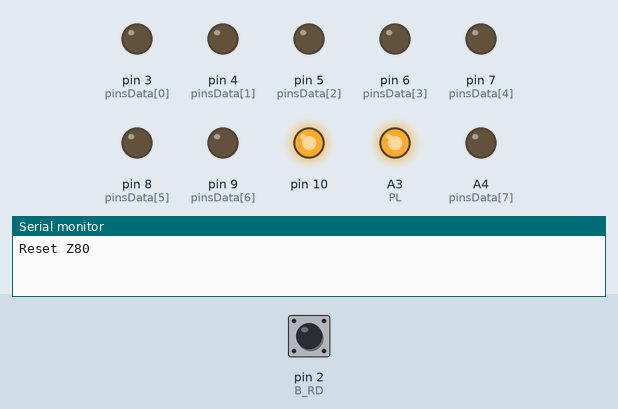
This sketch was run on a simulated Arduino Uno, built with avr-gcc and run on an emulated ATmega328P. Shown: output pins drawn as LEDs (lit = HIGH), the last lines printed to the serial monitor. The test bench sets the inputs (shaded band); at power-on: pin 2 (B_RD) HIGH. Pins used as bus, display or sensor lines are not drawn.

Above: at 2.0 s.
2.1 s: pin 2 (B_RD) driven LOW
At 2.4 s:
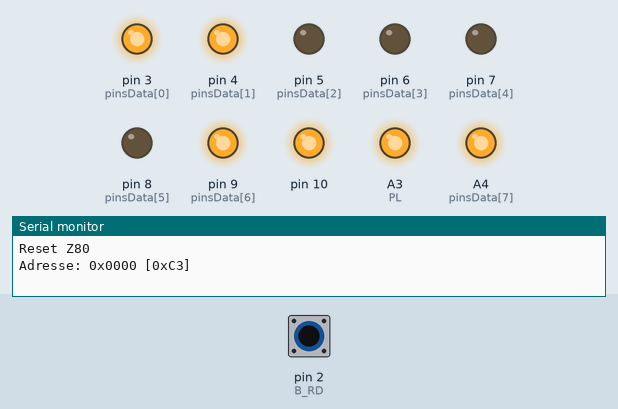
3.6 s: pin 2 (B_RD) pulsed HIGH 5 times (0.12 s each, 0.3 s apart)
Timing chart, 0 to 6.6 s (numbered marks = the images above; inputs shaded):
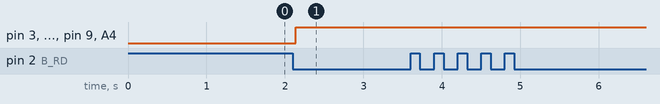

Measured:
- after the input at 2.1 s, pin 3 (pinsData[0]), pin 4 (pinsData[1]), pin 9 (pinsData[6]), A4 (pinsData[7]): LOW → HIGH at once

The sketch:

Z80ctl_mem_74165.ino
```cpp
#include <SPI.h>

#define B_CLOCK  A1  // horloge
#define B_RESET  A0  // reinitialisation
#define B_RD     2   // lecture
#define PL       A3  // stockage dans 74HCT165

// MOSI : n/a
// MISO : 12
// CLK  : 13
// SS   : 10 ne peut être passé en input

#define CLKDELAY  40

//               bit   0 1 2 3 4 5  6  7
int pinsData[8]     = {3,4,5,6,7,8,9,A4};

/* ATTENTION : le schéma présent dans le magazine utilise 10 à la place de A4.
 * Il est préférable d'utiliser A4 car 10 ne peut être utilisé en lecture à cause de l'activation du SPI.
 * La broche A7 du Z80 devrait donc être connecté de préférence à l'A4 de l'Arduino et non à 10.
 * Tant qu'à faire, mieux vaut également remplacer 3 par A2. Nous aurons besoin de la broche 3 de l'Arduino
 * par la suite ;)
 */

volatile int doread=0;

void readISR() {
  doread=1;
}

void doClock(unsigned int n) {
  for(int i=0; i<n; i++) {
    digitalWrite(B_CLOCK, HIGH);
    delay(CLKDELAY);
    digitalWrite(B_CLOCK, LOW);
    delay(CLKDELAY);
  }
}

void doReset() {
    digitalWrite(B_RESET, LOW);
    doClock(10);
    digitalWrite(B_RESET, HIGH);
}

unsigned int getaddr() {
  unsigned int addr = 0;

  // MREQ Z80 -> PL ne marche pas car PL doit être HIGH pour lecture série du 74hc165
  // pas comme une EEPROM avec MREQ -> CE et RD -> OE
  digitalWrite(PL, LOW);
  delay(5);
  digitalWrite(PL, HIGH);
  delay(5);

  byte shift1 = SPI.transfer(0x00);
  byte shift2 = SPI.transfer(0x00);

  addr = shift1;
  addr = (addr << 8);
  addr |= shift2;

  return addr;
}

void setData(unsigned char data) {
  //for( int pin = 0; pin < 8; pin++ ) pinMode(pinsData[pin], OUTPUT);  // output
  for(int pin=0; pin<8; pin++) {
    if(data & 1)
      digitalWrite(pinsData[pin], HIGH);
    else
      digitalWrite(pinsData[pin], LOW);
    data >>= 1;
  }
}

void setup() {
  digitalWrite(PL, HIGH);
  pinMode(PL, OUTPUT);
  pinMode(B_CLOCK, OUTPUT);
  pinMode(B_RESET, OUTPUT);
  pinMode(B_RD, INPUT);

  for( int pin = 0; pin < 8; pin++ ) {
    pinMode(pinsData[pin], OUTPUT);
  }

  SPI.setClockDivider(SPI_CLOCK_DIV128);
  SPI.setDataMode(SPI_MODE0);
  SPI.setBitOrder(MSBFIRST);
  SPI.begin();

  Serial.begin(115200);
  delay(25);

  Serial.println("Reset Z80");
  doReset();

  delay(10);

  attachInterrupt(digitalPinToInterrupt(B_RD), readISR, FALLING);

}

unsigned char mem[] =
  //  00    01    02    03    04    05    06    07    08    09    0A    0B    0C    0D    0E    0F
  {
    0xc3, 0x04, 0x00, 0x00, 0x00, 0x00, 0xc3, 0x00, 0x00, 0x00, 0x00, 0x00, 0x00, 0x00, 0x00, 0x00,
    0x00, 0x00, 0x00, 0x00, 0x00, 0x00, 0x00, 0x00, 0x00, 0x00, 0x00, 0x00, 0x00, 0x00, 0x00, 0x00,
    0x00, 0x00, 0x00, 0x00, 0x00, 0x00, 0x00, 0x00, 0x00, 0x00, 0x00, 0x00, 0x00, 0x00, 0x00, 0x00,
    0x00, 0x00, 0x00, 0x00, 0x00, 0x00, 0x00, 0x00, 0x00, 0x00, 0x00, 0x00, 0x00, 0x00, 0x00, 0x00
  };

void loop() {
  unsigned int addr;

  if(doread) {
    delay(10);
    addr = getaddr();
    Serial.print("Adresse: 0x");
    if(addr < 0x10)   Serial.print("0");
    if(addr < 0x100)  Serial.print("0");
    if(addr < 0x1000) Serial.print("0");
    Serial.print(addr, HEX);

    if(addr >= 0 && addr <sizeof(mem)) {
      setData(mem[addr]);
      Serial.print(" [0x");
      if(mem[addr] < 0x10)   Serial.print("0");
      Serial.print(mem[addr], HEX);
      Serial.println("]");
    } else {
      setData(0x00);
      Serial.println("");
    }
    doread=0;
  }

  doClock(1);
  //for( int pin = 0; pin < 8; pin++ ) pinMode(pinsData[pin], INPUT);  // input
}
```
